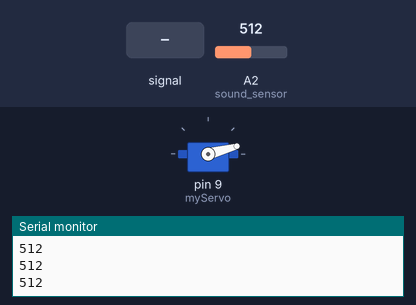
A sketch run on a simulated Arduino Uno, built with avr-gcc and run on an emulated ATmega328P. On the bench: servo, the last lines printed to the serial monitor. The inputs (shaded band) are chosen by the test bench; at power-on: A2 (sound_sensor) = 512.

Above: at 1.2 s.
1.3 s: A2 (sound_sensor) fed a 200 Hz sine of ±255 counts around its level
2.9 s: A2 (sound_sensor) set to 590
5.9 s: A2 (sound_sensor) fed a 50 Hz sine of ±306 counts around its level
At 49.9 s:
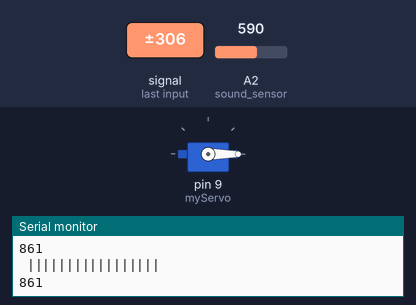
Timing chart, 0 to 51.0 s (numbered marks = the images above; inputs shaded):
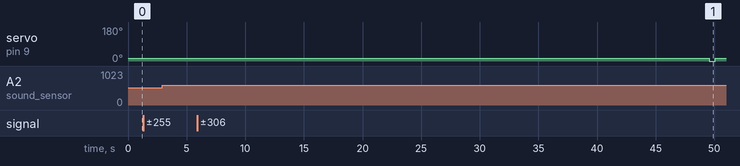

The sketch:

splitgate_soundActivator.ino
```cpp
#include <Servo.h>

int sound_sensor = A2; // Assign to pin A2
Servo myServo; // Create a Servo object

unsigned long lastTriggerTime = 0; // Track the last time the servo was triggered
unsigned long soundStartTime = 0; // Track the start time of sound events
int soundEventCount = 0; // Count the number of sound events
bool cooldown = false; // To handle the cooldown state

void setup()
{
  Serial.begin(9600); // Begin Serial Communication
  myServo.attach(9); // Attach the servo control to pin 9 (change if needed)
  myServo.write(15); // Initialize servo position to 0 degrees
}

void loop()
{
  int soundValue = 0; // Create variable to store readings
  for (int i = 0; i < 32; i++) // Create a for loop to read
  {
    soundValue += analogRead(sound_sensor);
  }

  soundValue >>= 5; // Bit shift operation
  if(soundValue > 350){
    Serial.println(soundValue); // Print the value of the sound sensor
  }

  // Check if sound level exceeds threshold
  if (soundValue > 580) // THIS IS THE SOUND THRESHOLD, ADJUST ACCORDINGLY
  {
    Serial.println(" ||||||||||||||||| ");
    // If it's the first sound event, initialize the start time
    if (soundEventCount == 0) {
      Serial.println(" FIRST ");
      Serial.println(soundValue);
      soundStartTime = millis();
    }
    Serial.println(soundValue);

    // Increment the count of sound events
    soundEventCount++;
  }

  // Check if 3 sound events occurred within 3 seconds
  if (soundEventCount >= 3 && millis() - soundStartTime <= 3000)
  {
    if (millis() - lastTriggerTime > 45000 && !cooldown)
    {
      delay(4500);
      // Trigger the servo to move
      myServo.write(0); // Move servo to 30 degrees
      delay(500); // Wait for the servo to reach the position
      myServo.write(15); // Move servo back to 0 degrees
      lastTriggerTime = millis(); // Update the last trigger time
      cooldown = true; // Start cooldown period
    }

    // Reset sound event count and cooldown timer
    soundEventCount = 0;
  }
  else if (millis() - soundStartTime > 4000)
  {
    // Reset sound event count if 3 seconds have passed without reaching the threshold
    soundEventCount = 0;
  }

  // Manage cooldown period
  if (cooldown && millis() - lastTriggerTime > 45000)
  {
    cooldown = false; // End cooldown period
  }

  delay(50); // A shorter delay between readings
}
```
